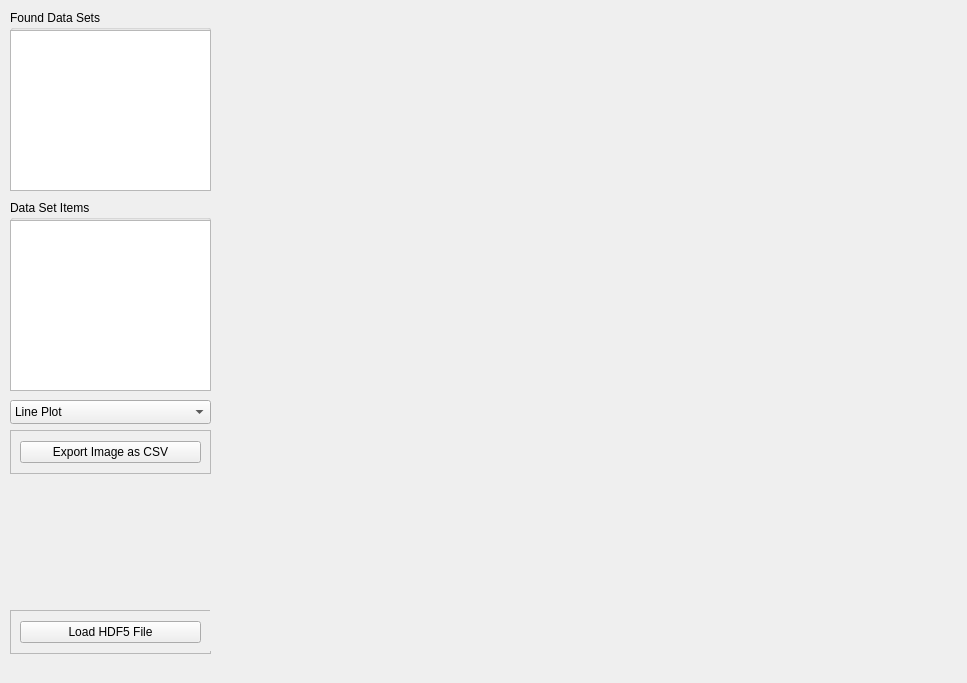
<?xml version="1.0" encoding="UTF-8"?>
<ui version="4.0">
 <class>Form</class>
 <widget class="QWidget" name="Form">
  <property name="geometry">
   <rect>
    <x>0</x>
    <y>0</y>
    <width>967</width>
    <height>683</height>
   </rect>
  </property>
  <property name="windowTitle">
   <string>Form</string>
  </property>
  <widget class="QFrame" name="frame">
   <property name="geometry">
    <rect>
     <x>10</x>
     <y>610</y>
     <width>201</width>
     <height>44</height>
    </rect>
   </property>
   <property name="frameShape">
    <enum>QFrame::StyledPanel</enum>
   </property>
   <property name="frameShadow">
    <enum>QFrame::Raised</enum>
   </property>
   <layout class="QHBoxLayout" name="horizontalLayout">
    <item>
     <widget class="QPushButton" name="loadH5FileButton">
      <property name="text">
       <string>Load HDF5 File</string>
      </property>
     </widget>
    </item>
   </layout>
  </widget>
  <widget class="QStackedWidget" name="stackedGraphs">
   <property name="geometry">
    <rect>
     <x>210</x>
     <y>10</y>
     <width>741</width>
     <height>641</height>
    </rect>
   </property>
   <property name="autoFillBackground">
    <bool>true</bool>
   </property>
   <property name="currentIndex">
    <number>0</number>
   </property>
   <widget class="QWidget" name="lineGraph">
    <property name="autoFillBackground">
     <bool>true</bool>
    </property>
    <widget class="PlotWidget" name="dataGraph" native="true">
     <property name="geometry">
      <rect>
       <x>10</x>
       <y>10</y>
       <width>731</width>
       <height>631</height>
      </rect>
     </property>
     <property name="minimumSize">
      <size>
       <width>0</width>
       <height>100</height>
      </size>
     </property>
     <property name="font">
      <font>
       <bold>true</bold>
      </font>
     </property>
     <property name="autoFillBackground">
      <bool>true</bool>
     </property>
    </widget>
   </widget>
   <widget class="QWidget" name="imageGraph">
    <property name="autoFillBackground">
     <bool>true</bool>
    </property>
    <widget class="ImageView" name="imageWidget" native="true">
     <property name="geometry">
      <rect>
       <x>10</x>
       <y>10</y>
       <width>731</width>
       <height>631</height>
      </rect>
     </property>
     <property name="minimumSize">
      <size>
       <width>0</width>
       <height>0</height>
      </size>
     </property>
    </widget>
   </widget>
  </widget>
  <widget class="QGroupBox" name="groupBox">
   <property name="geometry">
    <rect>
     <x>10</x>
     <y>200</y>
     <width>201</width>
     <height>191</height>
    </rect>
   </property>
   <property name="title">
    <string>Data Set Items</string>
   </property>
   <widget class="QListWidget" name="dataList">
    <property name="geometry">
     <rect>
      <x>0</x>
      <y>20</y>
      <width>201</width>
      <height>171</height>
     </rect>
    </property>
   </widget>
  </widget>
  <widget class="QGroupBox" name="groupBox_2">
   <property name="geometry">
    <rect>
     <x>10</x>
     <y>10</y>
     <width>201</width>
     <height>181</height>
    </rect>
   </property>
   <property name="title">
    <string>Found Data Sets</string>
   </property>
   <widget class="QListWidget" name="fileItemList">
    <property name="geometry">
     <rect>
      <x>0</x>
      <y>20</y>
      <width>201</width>
      <height>161</height>
     </rect>
    </property>
   </widget>
  </widget>
  <widget class="QComboBox" name="selectPlotType">
   <property name="geometry">
    <rect>
     <x>10</x>
     <y>400</y>
     <width>201</width>
     <height>24</height>
    </rect>
   </property>
   <item>
    <property name="text">
     <string>Line Plot</string>
    </property>
   </item>
   <item>
    <property name="text">
     <string>Image Plot</string>
    </property>
   </item>
  </widget>
  <widget class="QFrame" name="frame_2">
   <property name="geometry">
    <rect>
     <x>10</x>
     <y>430</y>
     <width>201</width>
     <height>44</height>
    </rect>
   </property>
   <property name="frameShape">
    <enum>QFrame::StyledPanel</enum>
   </property>
   <property name="frameShadow">
    <enum>QFrame::Raised</enum>
   </property>
   <layout class="QHBoxLayout" name="horizontalLayout_2">
    <item>
     <widget class="QPushButton" name="saveImgCSVButton">
      <property name="text">
       <string>Export Image as CSV</string>
      </property>
     </widget>
    </item>
   </layout>
  </widget>
 </widget>
 <customwidgets>
  <customwidget>
   <class>ImageView</class>
   <extends>QWidget</extends>
   <header>pyqtgraph</header>
   <container>1</container>
  </customwidget>
  <customwidget>
   <class>PlotWidget</class>
   <extends>QWidget</extends>
   <header>pyqtgraph</header>
   <container>1</container>
  </customwidget>
 </customwidgets>
 <resources/>
 <connections/>
</ui>
